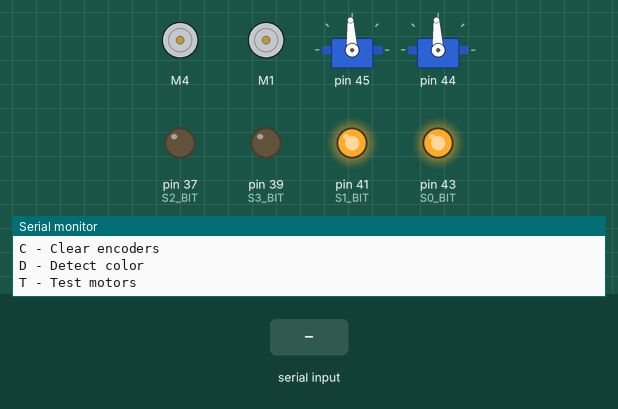
The sketch below on a simulated Arduino Mega 2560, built with avr-gcc and run on an emulated ATmega2560. Shown: 2 × DC motor (green arrow = forward, orange = backward, longer = faster), 2 × servo, output pins drawn as LEDs (lit = HIGH), the last lines printed to the serial monitor. Inputs (shaded band) come from the test bench. Servo pulses on a pin are drawn as a servo (544–2400 µs = 0–180°); pins used as bus, display or sensor lines are not drawn.

Above: at 3.4 s.
3.5 s: "D\n" received over Serial
At 4.3 s:
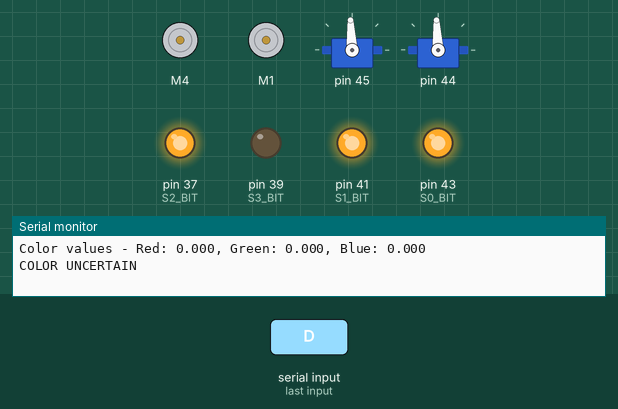
5.4 s: "V\n" received over Serial
At 5.8 s:
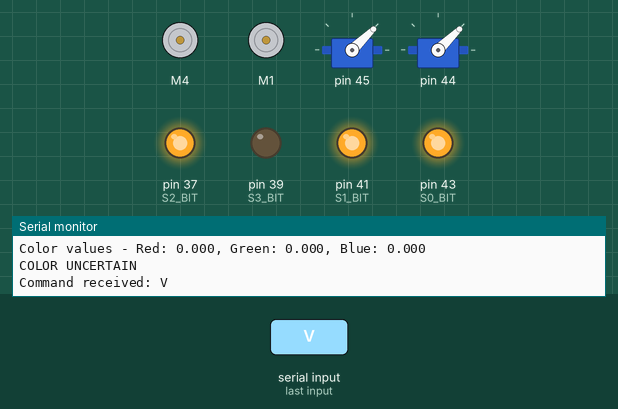
6.9 s: "T\n" received over Serial
At 7.8 s:
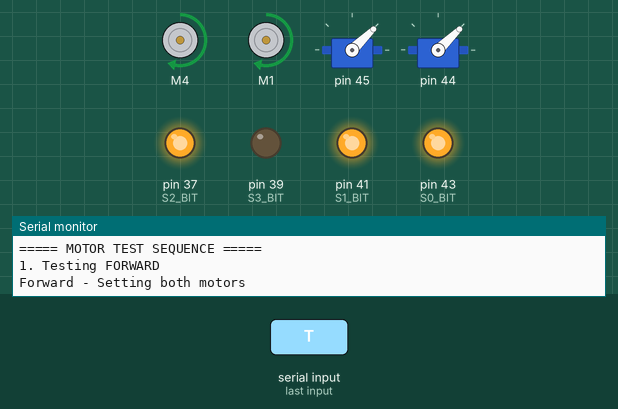
15.9 s: "F,45\n" received over Serial
18.9 s: "B,45\n" received over Serial
At 19.3 s:
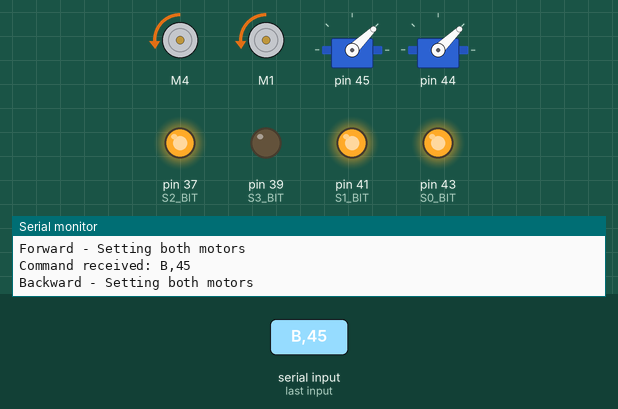
20.4 s: "L,45\n" received over Serial
At 21.6 s:
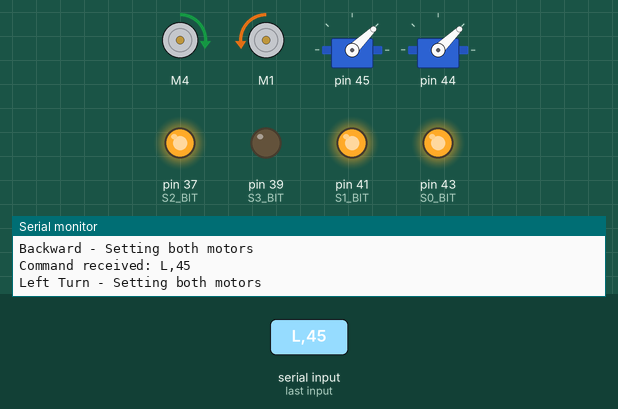
Timing chart, 0 to 22.9 s (numbered marks = the images above; inputs shaded):
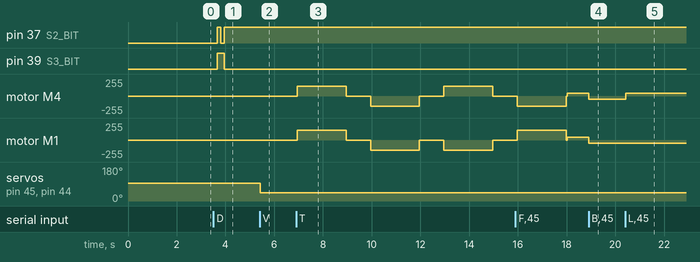

Measured:
- after the input at 3.5 s, pin 37 (S2_BIT): LOW → HIGH after 0.15 s, → LOW 0.15 s later, → HIGH 0.15 s later; pin 39 (S3_BIT): LOW → HIGH after 0.15 s, → LOW 0.30 s later
- after the input at 5.4 s, servo on pin 45, servo on pin 44: 93° → 44° at once
- after the input at 6.9 s, motor M4: stopped → forward 150/255 after 0.05 s, → stopped 2.0 s later, → backward 150/255 1.0 s later, → stopped 2.0 s later, … (6 changes in this stretch); motor M1: stopped → forward 150/255 after 0.05 s, then repeats every 3.0 s: stopped 1.0 s, backward 150/255 2.0 s
- after the input at 18.9 s, motor M4, motor M1: forward 45/255 → backward 45/255 at once
- after the input at 20.4 s, motor M4: backward 45/255 → forward 45/255 at once

The sketch:

trial2.ino
```cpp
#include <AFMotor.h>
#include <avr/io.h>
#include <avr/interrupt.h>
#include <util/delay.h>
#include <stdlib.h>

// Motor setup
AF_DCMotor right(4);
AF_DCMotor left(1);

// Command variables
const int MAX_COMMAND_LENGTH = 32;
char command[MAX_COMMAND_LENGTH];
int commandIndex = 0;

// Encoder variables
volatile unsigned long leftTicks = 0, rightTicks = 0;

// Color sensor pins
#define S0_PORT PORTL
#define S0_DDR  DDRL
#define S0_BIT  6

#define S1_PORT PORTG
#define S1_DDR  DDRG
#define S1_BIT  0

#define S2_PORT PORTC
#define S2_DDR  DDRC
#define S2_BIT  0

#define S3_PORT PORTG
#define S3_DDR  DDRG
#define S3_BIT  2

#define SENSOR_PORT PORTD
#define SENSOR_DDR  DDRD
#define SENSOR_PIN  PIND
#define SENSOR_BIT  1

#define COLOR_RED 1
#define COLOR_GREEN 2
#define COLOR_UNCERTAIN 0

// Color sensor variables
volatile uint16_t pulse_start = 0;
volatile uint16_t pulse_width = 0;
volatile bool pulse_measured = false;
volatile bool waiting_for_falling = true;

// Motor control functions - using DIRECT control
void moveForward(int speed) {
  Serial.println("Forward - Setting both motors");

//   // First reset both motors
//   right.run(RELEASE);
//   left.run(RELEASE);
//   delay(10);

  // Set directions individually
  right.run(FORWARD);
  left.run(FORWARD);
//   delay(10);

  // Set speeds individually
  right.setSpeed(speed);
  left.setSpeed(speed);
}

void moveBackward(int speed) {
  cli();
  Serial.println("Backward - Setting both motors");

  // First reset both motors
  right.run(RELEASE);
  left.run(RELEASE);
  delay(10);

  // Set directions individually
  right.run(BACKWARD);
  left.run(BACKWARD);
  delay(10);

  // Set speeds individually
  right.setSpeed(speed);
  left.setSpeed(speed);
  delay(1000);
  sei();
}

void turnRight(int speed) {
  cli();
  Serial.println("Right Turn - Setting both motors");

  // First reset both motors
  right.run(RELEASE);
  left.run(RELEASE);
  delay(10);

  // Set directions individually
  right.run(BACKWARD);
  left.run(FORWARD);
  delay(10);

  // Set speeds individually
  right.setSpeed(speed);
  left.setSpeed(speed);

  delay(1000);

  sei();
}

void turnLeft(int speed) {
  cli();
  Serial.println("Left Turn - Setting both motors");

  // First reset both motors
  right.run(RELEASE);
  left.run(RELEASE);
  delay(10);

  // Set directions individually
  right.run(FORWARD);
  left.run(BACKWARD);
  delay(10);

  // Set speeds individually
  right.setSpeed(speed);
  left.setSpeed(speed);

  delay(1000);

  sei();
}

void stopMotors() {
  cli();
  Serial.println("Stopping motors");
  right.setSpeed(0);
  left.setSpeed(0);
  delay(10);
  right.run(RELEASE);
  left.run(RELEASE);
  sei();
}

void setServos(int pos1, int pos2) {
  OCR5B = constrain(pos1, 1000, 2000);
  OCR5C = constrain(pos2, 1000, 2000);
}

// Interrupt handlers - carefully separated
ISR(INT1_vect) {
  // Color sensor pulse measurement
  if (waiting_for_falling) {
    if (!(SENSOR_PIN & (1 << SENSOR_BIT))) {
      pulse_start = TCNT1;
      waiting_for_falling = false;
    }
  } else {
    if (SENSOR_PIN & (1 << SENSOR_BIT)) {
      uint16_t pulse_end = TCNT1;
      pulse_width = pulse_end - pulse_start;
      pulse_measured = true;
      waiting_for_falling = true;
    }
  }
}

ISR(INT2_vect) {
  // Motor encoder
  leftTicks++;
}

ISR(INT3_vect) {
  // Motor encoder
  rightTicks++;
}

// Timer setup functions
void setupTimer1(void) {
  // For color sensor pulse measurement
  TCCR1A = 0;
  TCCR1B = 0;
  TCCR1B |= (1 << CS11);  // Prescaler 8
  TCNT1 = 0;
}

void setupTimer5(void) {
  // For servo control
  TCCR5A = 0b00101000;    // Phase correct PWM
  TCCR5B = 0b00010010;    // Prescaler 8
  ICR5 = 20000;
  OCR5B = 1500;
  OCR5C = 1500;
}

// Color sensor functions
void setFilter(bool s2, bool s3) {
  if (s2)
    S2_PORT |= (1 << S2_BIT);
  else
    S2_PORT &= ~(1 << S2_BIT);

  if (s3)
    S3_PORT |= (1 << S3_BIT);
  else
    S3_PORT &= ~(1 << S3_BIT);

  _delay_ms(50);
}

float getPulsePeriod(void) {
  pulse_measured = false;
  unsigned long start_wait = millis();

  while (!pulse_measured && (millis() - start_wait < 100)) {
    // Wait for pulse measurement
  }

  if (!pulse_measured || pulse_width == 0) return 0;

  // Convert timer ticks to milliseconds
  return (pulse_width * 0.5) / 1000.0;
}

uint8_t detectColor(float red, float green, float blue) {
  Serial.print("Color values - Red: ");
  Serial.print(red, 3);
  Serial.print(", Green: ");
  Serial.print(green, 3);
  Serial.print(", Blue: ");
  Serial.println(blue, 3);

  // If any reading is too small or too large
  if (red < 0.01 || green < 0.01 || blue < 0.01 ||
      red > 10 || green > 10 || blue > 10) {
    return COLOR_UNCERTAIN;
  }

  // Red object will reflect more red light = smaller red period
  if (red < green * 0.7 && red < blue * 0.7) {
    return COLOR_RED;
  }
  // Green object will reflect more green light = smaller green period
  else if (green < red * 0.7 && green < blue * 0.7) {
    return COLOR_GREEN;
  }

  return COLOR_UNCERTAIN;
}

// Serial command processing
void readSerialCommands() {
  while (Serial.available() > 0) {
    char c = Serial.read();

    // Process command when newline is received
    if (c == '\n' || c == '\r') {
      if (commandIndex > 0) {
        command[commandIndex] = '\0'; // Null terminate
        Serial.print("Command received: ");
        Serial.println(command);
        processCommand();
      }
      commandIndex = 0; // Reset for next command
    } else if (commandIndex < MAX_COMMAND_LENGTH - 1) {
      command[commandIndex++] = c;
    }
  }
}

void processCommand() {
  // Make a copy of the command for processing
  char cmdCopy[MAX_COMMAND_LENGTH];
  strcpy(cmdCopy, command);

  char commandType = cmdCopy[0];
  int value1 = 0, value2 = 0;

  // Extract parameters if they exist
  if (strlen(cmdCopy) > 1) {
    char *firstParam = strchr(cmdCopy, ',');
    if (firstParam != NULL) {
      firstParam++; // Skip the comma
      value1 = atoi(firstParam);

      char *secondParam = strchr(firstParam, ',');
      if (secondParam != NULL) {
        secondParam++; // Skip the comma
        value2 = atoi(secondParam);
      }
    }
  }

  // Process commands
  switch (commandType) {
    case 'F': // Forward: F,speed
      moveForward(value1);
      break;

    case 'B': // Backward: B,speed
      moveBackward(value1);
      break;

    case 'L': // Left turn: L,speed
      turnLeft(value1);
      break;

    case 'R': // Right turn: R,speed
      turnRight(value1);
      break;

    case 'S': // Stop: S
      stopMotors();
      break;

    case 'V': // Servos: V,pos1,pos2
      setServos(value1, value2);
      break;

    case 'E': // Read encoders: E
      Serial.print("Encoders: Left=");
      Serial.print(leftTicks);
      Serial.print(" Right=");
      Serial.println(rightTicks);
      break;

    case 'C': // Clear encoders: C
      leftTicks = 0;
      rightTicks = 0;
      Serial.println("Encoders cleared");
      break;

    case 'D': // Detect color: D
      detectAndReportColor();
      break;

    case 'T': // Test motors: T
      testMotors();
      break;

    default:
      Serial.print("Unknown command: ");
      Serial.println(commandType);
      break;
  }
}

void detectAndReportColor() {
  float red, green, blue, clear;

  Serial.println("Color detection started...");

  setFilter(0, 0); // Red filter
  red = getPulsePeriod();

  setFilter(1, 1); // Green filter
  green = getPulsePeriod();

  setFilter(0, 1); // Blue filter
  blue = getPulsePeriod();

  setFilter(1, 0); // Clear (no filter)
  clear = getPulsePeriod();

  Serial.print("Readings - Red: ");
  Serial.print(red, 3);
  Serial.print(" ms, Green: ");
  Serial.print(green, 3);
  Serial.print(" ms, Blue: ");
  Serial.print(blue, 3);
  Serial.print(" ms, Clear: ");
  Serial.print(clear, 3);
  Serial.println(" ms");

  uint8_t color = detectColor(red, green, blue);

  if (color == COLOR_RED) {
    Serial.println("RED DETECTED");
  } else if (color == COLOR_GREEN) {
    Serial.println("GREEN DETECTED");
  } else {
    Serial.println("COLOR UNCERTAIN");
  }
}

void testMotors() {
  Serial.println("===== MOTOR TEST SEQUENCE =====");

  // Forward test
  Serial.println("1. Testing FORWARD");
  moveForward(150);
  delay(2000);
  stopMotors();
  delay(1000);

  // Backward test
  Serial.println("2. Testing BACKWARD");
  moveBackward(150);
  delay(2000);
  stopMotors();
  delay(1000);

  // Left turn test
  Serial.println("3. Testing LEFT TURN");
  turnLeft(150);
  delay(2000);
  stopMotors();
  delay(1000);

  // Right turn test
  Serial.println("4. Testing RIGHT TURN");
  turnRight(150);
  delay(2000);
  stopMotors();

  Serial.println("===== TEST COMPLETE =====");
}

void setup() {
  // Initialize Serial
  Serial.begin(9600);
  delay(2000);
  Serial.println("Robot with color sensor ready");

  // Disable interrupts during setup
  cli();

  // Setup color sensor pins
  S0_DDR |= (1 << S0_BIT);
  S1_DDR |= (1 << S1_BIT);
  S2_DDR |= (1 << S2_BIT);
  S3_DDR |= (1 << S3_BIT);

  SENSOR_DDR &= ~(1 << SENSOR_BIT);

  S0_PORT |= (1 << S0_BIT);
  S1_PORT |= (1 << S1_BIT);

  // Set up pin interrupts carefully
  EICRA = 0b01010100; // INT1 on any change, INT2 & INT3 on signal change
  //EIMSK = 0b00001110; // Enable INT1, INT2 & INT3 interrupts

  // Set encoder pins (PD2 and PD3) to input with pullups enabled
  DDRD &= ~0b00001100;
  PORTD |= 0b00001100;

  // Set servo pins (PL4 and PL5) to output
  DDRL |= 0b00110000;

  // Set up timersjh
  setupTimer1(); // For color sensor
  setupTimer5(); // For servos

  // Re-enable interrupts
  sei();

  // Initialize motors
  right.run(RELEASE);
  left.run(RELEASE);
  right.setSpeed(0);
  left.setSpeed(0);

  Serial.println("Type commands followed by Enter:");
  Serial.println("F,speed - Move forward");
  Serial.println("B,speed - Move backward");
  Serial.println("L,speed - Turn left");
  Serial.println("R,speed - Turn right");
  Serial.println("S - Stop");
  Serial.println("V,pos1,pos2 - Set servos");
  Serial.println("E - Read encoders");
  Serial.println("C - Clear encoders");
  Serial.println("D - Detect color");
  Serial.println("T - Test motors");
}

void loop() {
  // Check for serial commands
  readSerialCommands();
  delay(10);
}
```
